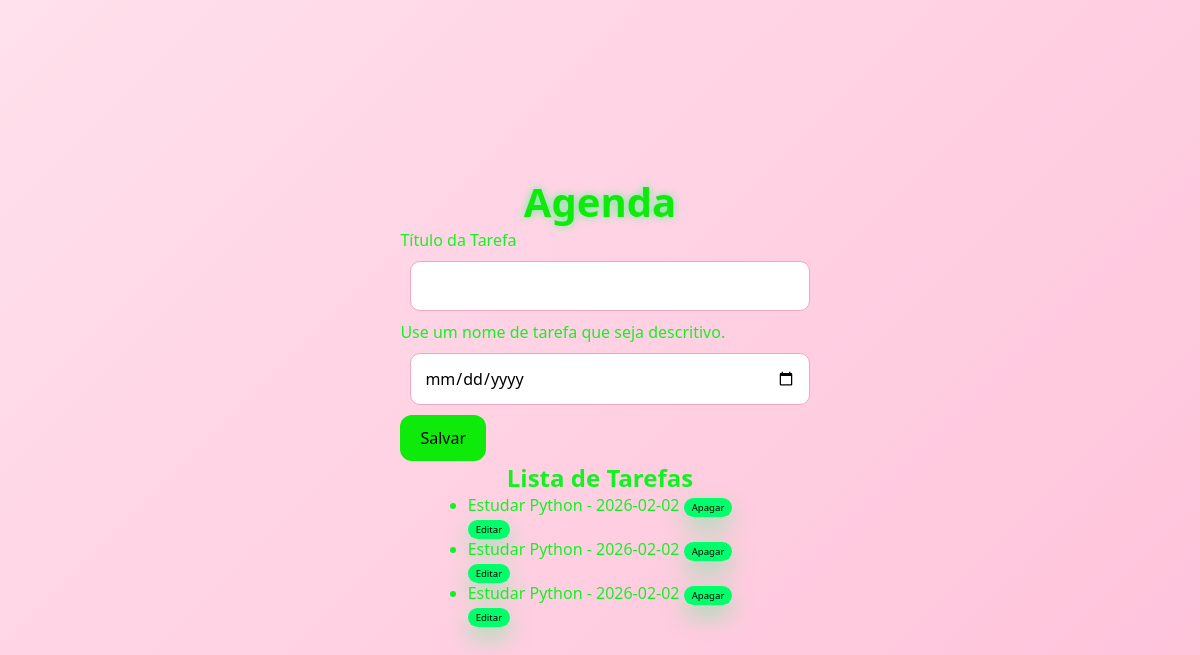
Page /agenda on the earlier database version.
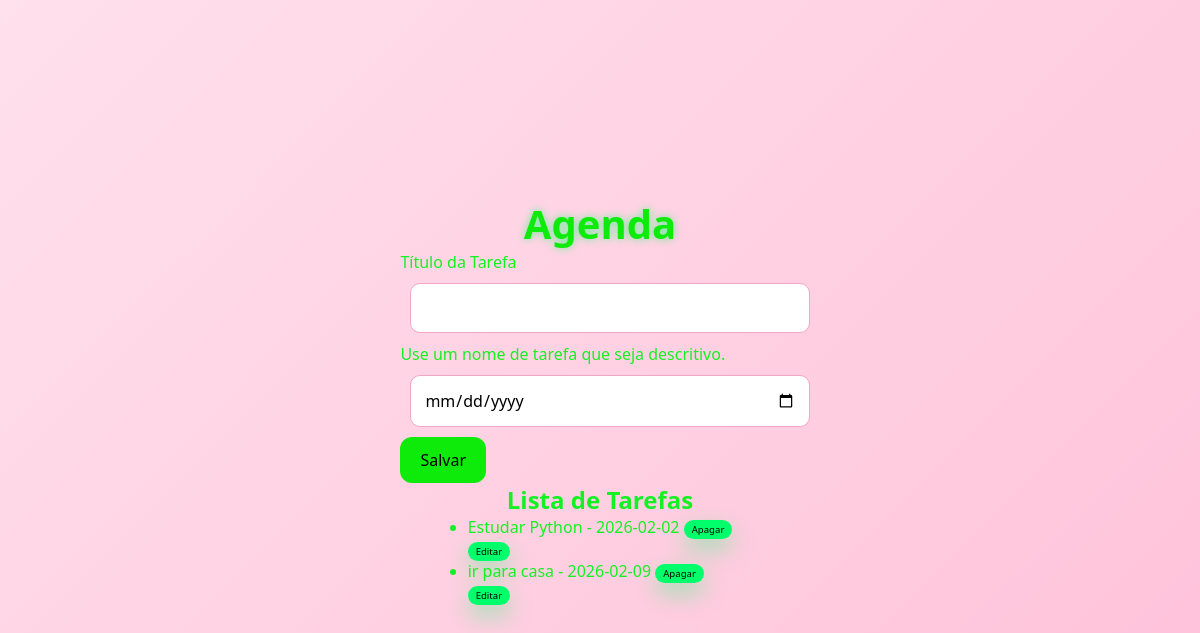
Same page on the later database version.
### tables this page shows
CREATE TABLE tarefas (
    id INTEGER PRIMARY KEY AUTOINCREMENT,
    titulo_tarefa TEXT NOT NULL,
    data_conclusao TEXT);

### app.py (the view)
@app.route('/agenda', methods=['GET', 'POST'])
def agenda():
    tarefas = None
    if request.method == 'POST':
        titulo_tarefa = request.form['titulo_tarefa']
        data_conclusao = request.form['data_conclusao']
        tarefa = Tarefa(titulo_tarefa, data_conclusao)
        tarefa.salvar_tarefa()
    tarefas = Tarefa.obter_tarefas()
    return render_template('agenda.html', titulo='Agenda', tarefas=tarefas)

### models/database.py (called while the page is built)
    def buscar_tudo(self, query: str, params: tuple = ()) -> list[Any]:
        self.cursor.execute(query, params)
        return self.cursor.fetchall()

    def close(self) -> None:
        self.connection.close()

    def __enter__(self) -> Self:
        return self

    def __exit__(self, exc_type: Optional[Type[BaseException]], exc_value: Optional[BaseException], tb: Optional[TracebackType]) -> None:
        if exc_type is not None:
            print('Exceção capturada no contexto:')
            print(f'Tipo: {exc_type.__name__}')
            print(f'Mensagem: {exc_value}')
            print ('Traceback completo:')
            traceback.print_tb(tb)
        self.close()

### models/tarefa.py (called while the page is built)
    @classmethod
    def obter_tarefas(cls) -> list[Self]:
        with Database('./data/tarefas.sqlite3') as db:
            query: str = 'SELECT titulo_tarefa, data_conclusao, id FROM tarefas;'
            resultados: list[Any] = db.buscar_tudo(query)
            tarefas: list[Self] = [cls(titulo, data, id) for titulo, data, id in resultados]
            return tarefas

### templates/agenda.html (shortened to what this page needs)
{% extends "base.html" %}
{% block content %}
<form class= "mt-3" method="post">
    <div class = "mt- 3">
    <label for="titulo-tarefa" class="form-label">Título da Tarefa</label>
    <input type="text" class="form-control" name="titulo_tarefa" id="titulo-tarefa" aria-describedby="ajudaNomeTarefa" value="{{tarefa_selecionada.titulo_tarefa if tarefa_selecionada else ''}}" required>
    <div id="ajudaNomeTarefa" class="form-text">Use um nome de tarefa que seja descritivo.</div>
    </div>
    <input type="date" class = "form-control" name="data_conclusao" id=" data-conclusao"
    value=" {{tarefa_selecionada.data_conclusao if tarefa_selecionada else ''}}"
    id="data_conclusao">
    <button type="submit">Salvar</button>
</form>
<h2>Lista de Tarefas</h2>
{% if tarefas %}
    <ul>
    {% for tarefa in tarefas %}
        <li type="tarefas-lista">{{ tarefa.titulo_tarefa }} - {{ tarefa.data_conclusao}} <a href= "{{ url_for('delete', idTarefa= tarefa.id_tarefa)}}" >Apagar</a></li>
        <a href="{{ url_for('update', idTarefa = tarefa.id_tarefa)}}">Editar</a>
    {% endfor %}
    </ul>
{% else %}
    <p>Nenhuma tarefa cadastrada</p>
{% endif %}
{% endblock %}

### templates/base.html (shortened to what this page needs)
<!DOCTYPE html>
<html lang="PT_BR">
<head>
    <link rel="stylesheet" href="{{ url_for('static', filename='style.css') }}">
</head>
<body>
    <h1>{{ titulo }}</h1>
    {% block content %}{% endblock %}
</body>
</html>

### static/style.css (style rules this page uses)
* { margin: 0; padding: 0; box-sizing: border-box; font-family: "Segoe UI", Tahoma, Geneva, Verdana, sans-serif; }
body { background: linear-gradient(135deg, rgb(255, 224, 236), rgb(255, 193, 217)); min-height: 100vh; padding: 80px; display: flex; flex-direction: column; align-items: center; justify-content: center; color: rgb(20, 241, 35); }
h1 { text-align: center; font-size: 2.5rem; color: rgb(14, 235, 10); text-shadow: 0 0 8px rgba(0, 255, 106, 0.6); }
input, select, textarea { width: 100%; padding: 13px; margin-bottom: 15px; border-radius: 10px; border: 1px solid rgb(243, 165, 196); outline: none; margin: 10px; font-size: 1rem; color: rgb(0, 0, 0); }
button { background-color: rgb(14, 235, 10); color: rgb(0, 0, 0); border: none; padding: 12px 20px; border-radius: 12px; font-size: 1rem; cursor: pointer; transition: 0.3s; }
a { background-color: #00ff6a; color: #050405; padding: 3px 8px; border-radius: 20px; font-size: 0.6rem; box-shadow: 0 10px 25px rgba(0, 255, 106, 0.4); transition: 0.3s; margin: 10x; text-decoration: none; }

Differences in the rows shown:
removed tarefas: titulo_tarefa "Estudar Python", data_conclusao "2026-02-02"
removed tarefas: titulo_tarefa "Estudar Python", data_conclusao "2026-02-02"
added tarefas: titulo_tarefa "ir para casa", data_conclusao "2026-02-09"
